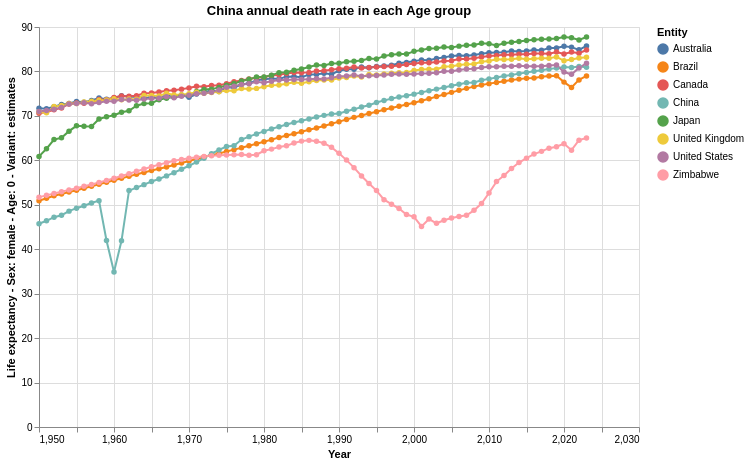

Here is the Vega-Lite specification saved for this chart:
### Vega-Lite specification from a JSON file in a GitHub repository (floating-point values rounded to 4 significant figures; data arrays with more than 128 entries replaced by an {"elided": "..."} marker saying what was removed)
{"$schema": "https://vega.github.io/schema/vega-lite/v5.json", "title": "China annual death rate in each Age group", "width": 600, "height": 400, "data": {"values": {"elided": "592 records"}}, "mark": {"type": "line", "point": true}, "encoding": {"x": {"field": "Year", "type": "quantitative", "scale": {}}, "y": {"field": "Life expectancy - Sex: female - Age: 0 - Variant: estimates", "type": "quantitative", "scale": {}}, "color": {"field": "Entity", "type": "nominal"}}, "transform": [], "params": []}
